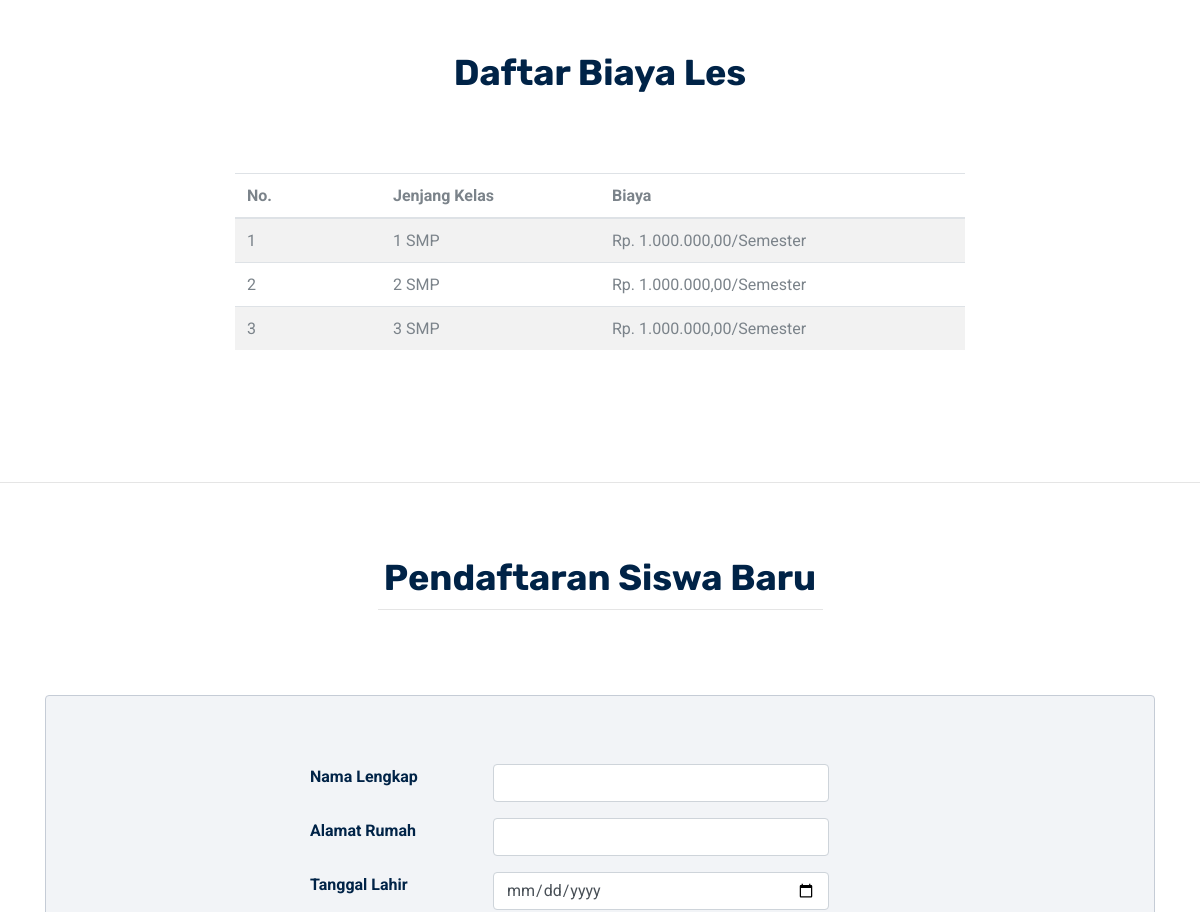
Before: / (middle part) with the older database file.
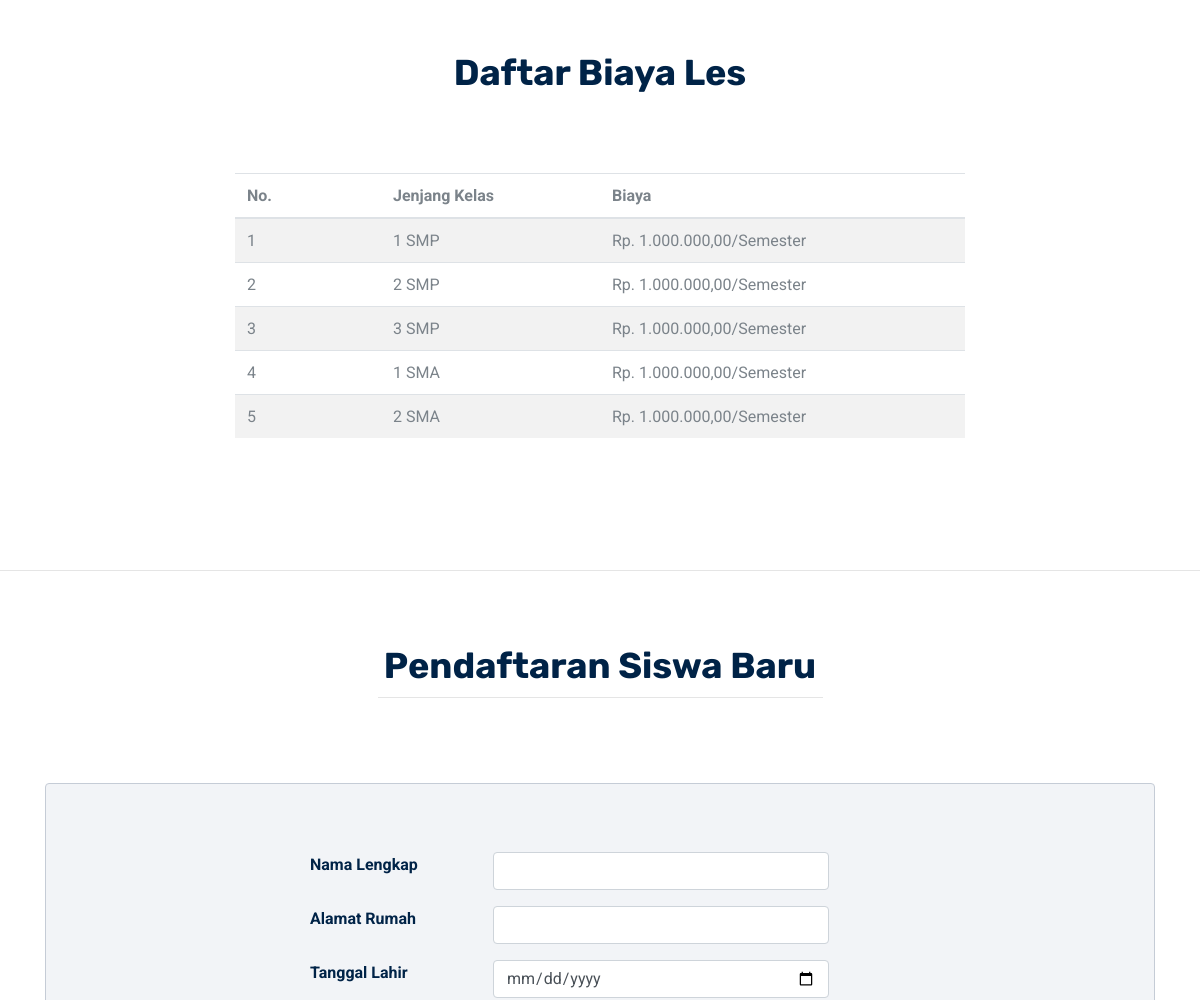
After: the same page with the newer database file.
### tables this page shows
CREATE TABLE `jenjang_kelas` (
  `ID_JENJANG` varchar(6) NOT NULL,
  `NAMA_JENJANG` varchar(5) NOT NULL,
  `BIAYA` int(11) NOT NULL
);

### application/controllers/Beranda.php (called while the page is built, shortened)
<?php if (!defined('BASEPATH')) exit('No direct script access allowed');
class Beranda extends CI_Controller {
        function __construct(){
            $this->load->library('form_validation');
        }
    public function index(){
        $this->form_validation->set_rules('nama', 'Nama Pendaftar', 'required|max_length[30]',['required' => 'Nama tidak boleh kosong',
            'max_length'=>'Nama maksimal 30 karakter']);
        $this->form_validation->set_rules('alamat', 'Alamat Pendaftar', 'required|max_length[50]',['required' => 'Alamat tidak boleh kosong',
            'max_length'=>'Alamat maksimal 30 karakter']);
        $this->form_validation->set_rules('notelp','No Telepon', 'required|numeric|max_length[13]',['required' => 'Nomor Telepon tidak boleh kosong',
            'numeric'=>'Nomor telepon harus angka',
            'max_length'=>'Nomor telepon maksimal 13 angka']);
        $this->form_validation->set_rules('notelp_ortu', 'No Telepon Ortu', 'required',['required' => 'Nomor telepon orang tua tidak boleh kosong']);
        $this->form_validation->set_rules('tgl_lahir', 'Tanggal Lahir', 'required|trim');
        $this->form_validation->set_rules('jenjang', 'Jenjang', 'required|trim');
        if( $this->form_validation->run() == false) {
            $this->load->model('M_jenjang_kelas');
            $row = $this->M_jenjang_kelas->tampilkanSemua()->result();
            $data = array(
                'jkelas' => $row,
            );
            $this->load->view('landingpage', $data);
        }
    }
}

### index.php (called while the page is built, shortened)
<?php
require_once BASEPATH.'core/CodeIgniter.php';

### application/models/M_jenjang_kelas.php (called while the page is built, shortened)
<?php
class M_Jenjang_Kelas extends CI_Model {
    private $table = 'jenjang_kelas';
    public function tampilkanSemua() {
        $q = $this->db->get($this->table);
        return $q;
    }
}

### application/views/landingpage.php (the view, shortened to what the changed rows need)
<html>
  <head>
    <link rel="stylesheet" href="<?php echo base_url('assets/css/bootstrap.css')?>" />
    <link rel="stylesheet" href="<?php echo base_url('assets/css/flaticon.css')?>" />
    <link rel="stylesheet" href="<?php echo base_url('assets/css/themify-icons.css')?>" />
    <link rel="stylesheet" href="<?php echo base_url('assets/vendors/owl-carousel/owl.carousel.min.css')?>" />
    <link rel="stylesheet" href="<?php echo base_url('assets/vendors/nice-select/css/nice-select.css')?>" />
    <link rel="stylesheet" href="<?php echo base_url('assets/css/style.css')?>" />
  </head>
  <body>
    <section class="feature_area section_gap_top" id="biaya">
      <div class="container">
        <div class="row justify-content-center">
          <div class="col-lg-5">
            <div class="main_title">
              <h2 class="mb-3">Daftar Biaya Les</h2>
            </div>
          </div>
        </div>
        <div class="row">
          <div class="col-lg-8 offset-lg-2">
            <table class="table table-striped">
              <thead>
                <tr>
                  <th width="20%">No.</th>
                  <th width="30%">Jenjang Kelas</th>
                  <th width="50%">Biaya</th>
                </tr>
              </thead>
              <tbody>
                <?php
                  $nourut = 1;
                  foreach ($jkelas as $jk) {
                  ?>
                  <tr>
                      <td><?php echo $nourut++?></td>
                      <td><?php echo $jk->NAMA_JENJANG; ?></td>
                      <td>Rp. <?php echo number_format($jk->BIAYA,2,',','.') ?>/Semester</td>
                  </tr>
                  <?php
                  }
                  ?>
              </tbody>
            </table>
          </div>
        </div>
      </div>
    </section>
    <div class="popular_courses" id="pendaftaran">
      <div class="container">
        <div class="row justify-content-center">
          <div class="col-lg-5">
            <div class="main_title">
              <h2 class="mb-3">Pendaftaran Siswa Baru</h2>
            </div>
          </div>
        </div>
      </div>
    </div>
  </body>
</html>

Changed rows visible on the page:
added jenjang_kelas: NAMA_JENJANG "1 SMA", BIAYA "1.000.000,00"
added jenjang_kelas: NAMA_JENJANG "2 SMA", BIAYA "1.000.000,00"
